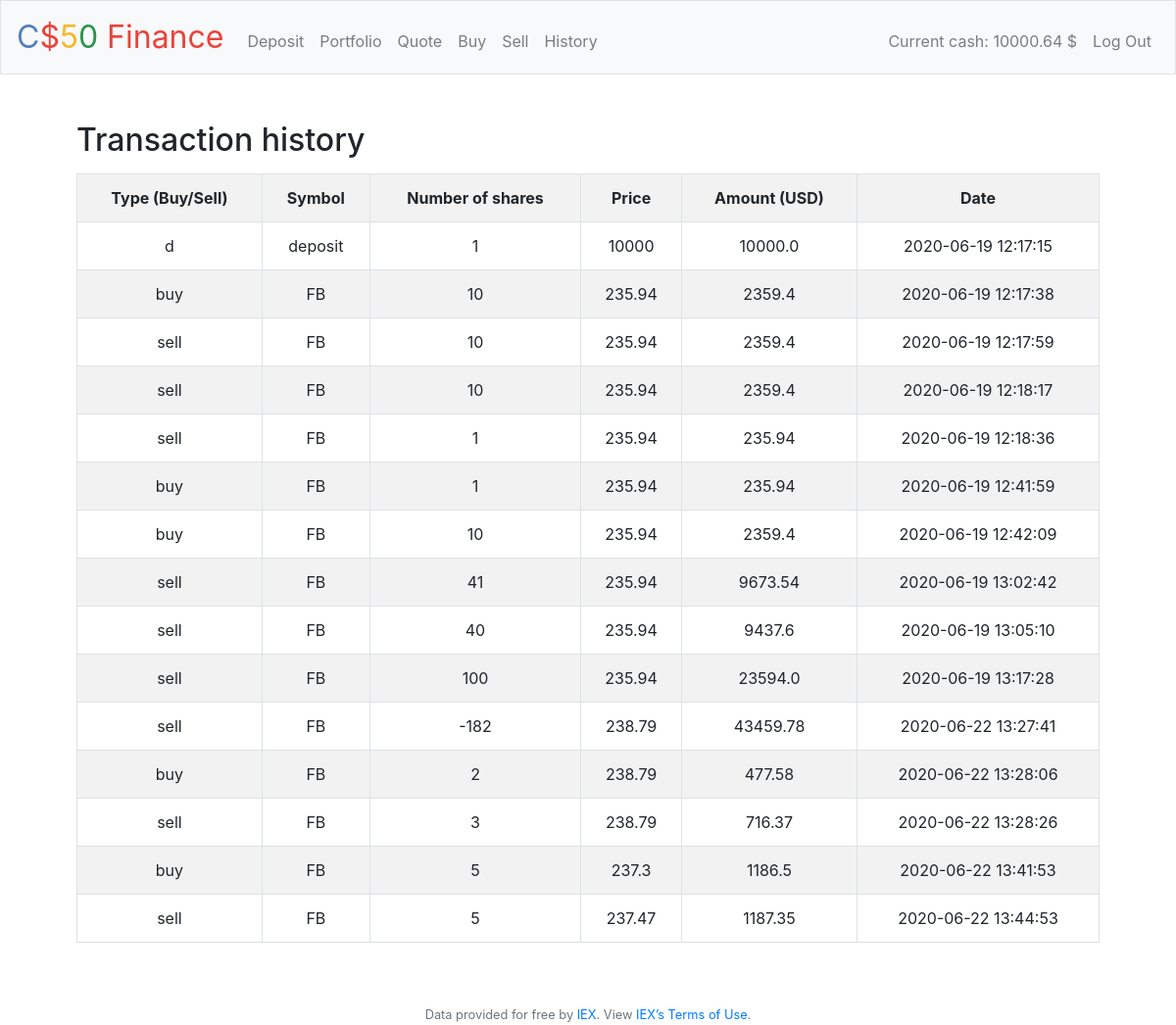
Page /history (signed in) on the committed database.
### tables this page shows
CREATE TABLE 'purchases' ('id' integer PRIMARY KEY AUTOINCREMENT NOT NULL,'user_id' smallint NOT NULL, 'symbol' varchar(10) NOT NULL, 'price' integer NOT NULL,'shares' integer NOT NULL,'type' varchar(4), 'create_time'  integer DEFAULT CURRENT_TIMESTAMP  );

### application.py (the view)
@app.route("/history")
@login_required
def history():
    transactions = db.execute("SELECT type, symbol, price, shares, create_time FROM purchases WHERE user_id=:user_id",
                user_id=session['user_id'])
    for row in transactions:
        row['amount'] = round(abs(float(row['shares']*row['price'])), 3)
    return render_template('history.html', transactions=transactions, current_cash = get_user_cash())

### application.py (called while the page is built)
@app.after_request
def after_request(response):
    response.headers["Cache-Control"] = "no-cache, no-store, must-revalidate"
    response.headers["Expires"] = 0
    response.headers["Pragma"] = "no-cache"
    return response

### helpers.py (called while the page is built)
def login_required(f):
    @wraps(f)
    def decorated_function(*args, **kwargs):
        if session.get("user_id") is None:
            return redirect("/login")
        return f(*args, **kwargs)
    return decorated_function

def get_user_cash():
    update_user_cash()
    user_cash = db.execute("SELECT cash FROM users WHERE id = :user_id", user_id = session['user_id'])
    user_cash = round(user_cash[0]['cash'], 4)
    return user_cash

def update_user_cash():
    transactions = db.execute("SELECT shares, price, type FROM purchases WHERE user_id = :user_id", user_id=session["user_id"])
    updated_cash = 0
    print(transactions)
    for row in transactions:
        if row['type'] == 'buy':
            updated_cash -= int(row['shares'])*row['price']
        elif row['type'] == 'sell' or row['type'] == 'd':
            updated_cash += int(row['shares'])*row['price']
    print(updated_cash)
    db.execute("UPDATE users SET cash = :updated_cash", updated_cash=updated_cash)
    return

### templates/history.html (shortened to what this page needs)
{% extends "layout.html" %}
{% block main %}
    <h2 align="left">
      Transaction history
    </h2>
    <table id="example" class="table table-striped table-bordered" style="width:100%">
      <tr>
        <th>Type (Buy/Sell)</th>
        <th>Symbol</th>
        <th>Number of shares</th>
        <th>Price</th>
        <th>Amount (USD)</th>
        <th>Date</th>
      </tr>
    {% for row in transactions %}
        <tr>
          <td>{{ row['type'] }}</td>
          <td>{{ row['symbol'] }}</td>
          <td>{{ row['shares'] }}</td>
          <td>{{ row['price'] }}</td>
          <td>{{ row['amount'] }}</td>
          <td>{{ row['create_time'] }}</td>
        </tr>
    {% endfor %}
    </table>
{% endblock %}

### templates/layout.html (shortened to what this page needs)
<!DOCTYPE html>
<html lang="en">
    <head>
        <link href="https://maxcdn.bootstrapcdn.com/bootstrap/4.1.3/css/bootstrap.min.css" rel="stylesheet">
        <link href="/static/styles.css" rel="stylesheet">
    </head>
    <body>
        <nav class="navbar navbar-expand-md navbar-light bg-light border">
            <a class="navbar-brand" href="/"><span class="blue">C</span><span class="red">$</span><span class="yellow">5</span><span class="green">0</span> <span class="red">Finance</span></a>
            <div class="collapse navbar-collapse" id="navbar">
                {% if session.user_id %}
                    <ul class="navbar-nav mr-auto mt-2">
                        <li class="nav-item"><a class="nav-link" href="/deposit">Deposit</a></li>
                        <li class="nav-item"><a class="nav-link" href="/">Portfolio</a></li>
                        <li class="nav-item"><a class="nav-link" href="/quote">Quote</a></li>
                        <li class="nav-item"><a class="nav-link" href="/buy">Buy</a></li>
                        <li class="nav-item"><a class="nav-link" href="/sell">Sell</a></li>
                        <li class="nav-item"><a class="nav-link" href="/history">History</a></li>
                    </ul>
                    <ul class="navbar-nav ml-auto mt-2">
                        <li class="nav-item"><a class="nav-link" href="/">Current cash: {{ current_cash }} $</a></li>
                        <li class="nav-item"><a class="nav-link" href="/logout">Log Out</a></li>
                    </ul>
                {% else %}
                    <ul class="navbar-nav ml-auto mt-2">
                        <li class="nav-item"><a class="nav-link" href="/register">Register</a></li>
                        <li class="nav-item"><a class="nav-link" href="/login">Log In</a></li>
                    </ul>
                {% endif %}
            </div>
        </nav>
        <main class="container p-5">
            {% block main %}{% endblock %}
        </main>
        <footer class="small text-center text-muted">
            Data provided for free by <a href="https://iextrading.com/developer">IEX</a>. View <a href="https://iextrading.com/api-exhibit-a/">IEX’s Terms of Use</a>.
        </footer>
    </body>
</html>

### static/styles.css (style rules this page uses)
nav .navbar-brand { font-size: xx-large; }
nav .navbar-brand .blue { color: #537fbe; }
nav .navbar-brand .red { color: #ea433b; }
nav .navbar-brand .yellow { color: #f5b82e; }
nav .navbar-brand .green { color: #2e944b; }
main { overflow-x: auto; text-align: center; }
#example { margin-top: 15px; }

### rows in the picture
purchases: type "d", symbol "deposit", shares "1", price "10000", amount "10000.0", create_time "2020-06-19 12:17:15"
purchases: type "buy", symbol "FB", shares "10", price "235.94", amount "2359.4", create_time "2020-06-19 12:17:38"
purchases: type "sell", symbol "FB", shares "10", price "235.94", amount "2359.4", create_time "2020-06-19 12:17:59"
purchases: type "sell", symbol "FB", shares "10", price "235.94", amount "2359.4", create_time "2020-06-19 12:18:17"
purchases: type "sell", symbol "FB", shares "1", price "235.94", amount "235.94", create_time "2020-06-19 12:18:36"
purchases: type "buy", symbol "FB", shares "1", price "235.94", amount "235.94", create_time "2020-06-19 12:41:59"
purchases: type "buy", symbol "FB", shares "10", price "235.94", amount "2359.4", create_time "2020-06-19 12:42:09"
purchases: type "sell", symbol "FB", shares "41", price "235.94", amount "9673.54", create_time "2020-06-19 13:02:42"
purchases: type "sell", symbol "FB", shares "40", price "235.94", amount "9437.6", create_time "2020-06-19 13:05:10"
purchases: type "sell", symbol "FB", shares "100", price "235.94", amount "23594.0", create_time "2020-06-19 13:17:28"
purchases: type "sell", symbol "FB", shares "-182", price "238.79", amount "43459.78", create_time "2020-06-22 13:27:41"
purchases: type "buy", symbol "FB", shares "2", price "238.79", amount "477.58", create_time "2020-06-22 13:28:06"
purchases: type "sell", symbol "FB", shares "3", price "238.79", amount "716.37", create_time "2020-06-22 13:28:26"
purchases: type "buy", symbol "FB", shares "5", price "237.3", amount "1186.5", create_time "2020-06-22 13:41:53"
purchases: type "sell", symbol "FB", shares "5", price "237.47", amount "1187.35", create_time "2020-06-22 13:44:53"

### other values in the picture
{{ current_cash }} "10000.64"
